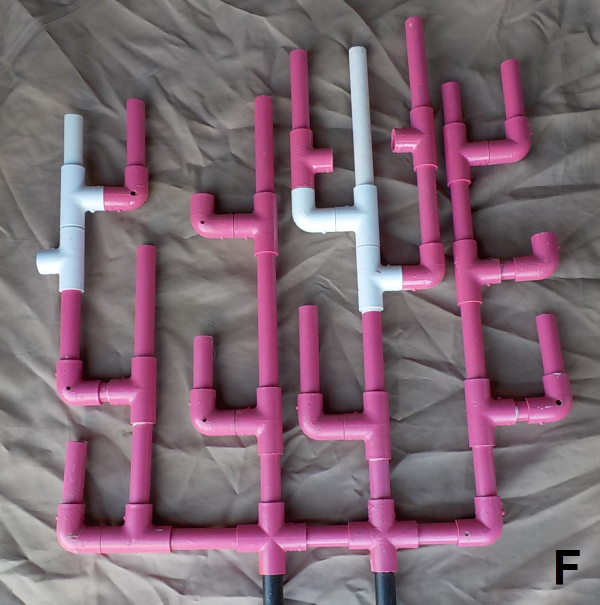
#> input picture scripts/sample/Coral Colony F.png, 1200 x 1209 px (shown at 1/2 size)
$ python eyedropper.py
#> lines starting #> are read from the running program, lines starting #| are printed output that depends on the picture; after the words box and inside, x2 and y2 are one past the last pixel; in counts of white or black regions, pixels touching at a corner belong together
import cv2
import numpy as np

def scale_resizing(img, scale):
    print("Original Dimension: ", img.shape)

    width = int(img.shape[1] * (scale/100))
    height= int(img.shape[0] * (scale/100))
    dim = (width, height)
    resized = cv2.resize(img, dim, interpolation=cv2.INTER_AREA)

    print("Resized Dimension: ", resized.shape)
    return resized

def cb_nothing(x):
    # print(x)
    pass

def extend_range(value, is_type_hue, upper_or_lower, tolerance):
    # https://github.com/alieldinayman/HSV-Color-Picker/blob/master/HSV%20Color%20Picker.py
    # https://stackoverflow.com/questions/10948589/choosing-the-correct-upper-and-lower-hsv-boundaries-for-color-detection-withcv

    """ Assign ranges based on hsv type and whether the range is upper or lower, with hardcoded tolerance value
        Still having trouble finding appropriate tolerance value for real underwater image """

    if is_type_hue == 1:
        # set the boundary for hue (0-180)°
        boundary = 180
    else:
        # set the boundary for saturation and value (0-255)
        boundary = 255

    if upper_or_lower == 'u':
        if(value + tolerance > boundary):
            value = boundary
        else:
            value = value + tolerance

    elif upper_or_lower == 'l':
        if (value - tolerance < 0):
            value = 0
        else:
            value = value - tolerance

    return value

def click_event(event, x, y, flags, param):
    # https://docs.opencv.org/master/db/d5b/tutorial_py_mouse_handling.html
    """ Left click on image in hsv window to inspect a pixel once
        Right click to inspect pixels as you move cursor """
    global adjusting, px_x, px_y

    img = param

    if event==cv2.EVENT_RBUTTONDOWN:
        adjusting = not adjusting

    elif event==cv2.EVENT_LBUTTONDOWN or (event==cv2.EVENT_MOUSEMOVE and adjusting==True):
        px_x, px_y = x, y
        hsv_val = img[y,x]
        print("Actual HSV Values:", hsv_val)
        pass

def generate_mask(img, x, y):
    hsv_val = img[y,x]
    # print("Actual HSV Values:", hsv_val)
    hue = int(hsv_val[0])
    sat = int(hsv_val[1])
    val = int(hsv_val[2])

    # [7 lines of commented-out code are left out]

    HUE_TOLERANCE = cv2.getTrackbarPos("hue_track", "Trackbar_Window")
    SAT_TOLERANCE = cv2.getTrackbarPos("sat_track", "Trackbar_Window")
    VAL_TOLERANCE = cv2.getTrackbarPos("val_track", "Trackbar_Window")

    hue_upper = extend_range(hue, 1, 'u', HUE_TOLERANCE)
    hue_lower = extend_range(hue, 1, 'l', HUE_TOLERANCE)
    sat_upper = extend_range(sat, 0, 'u', SAT_TOLERANCE)
    sat_lower = extend_range(sat, 0, 'l', SAT_TOLERANCE)
    val_upper = extend_range(val, 0, 'u', VAL_TOLERANCE)
    val_lower = extend_range(val, 0, 'l', VAL_TOLERANCE)

    upper =  np.array([hue_upper, sat_upper, val_upper])
    lower =  np.array([hue_lower, sat_lower, val_lower])
    print(lower, upper, '\n')

    return cv2.inRange(img,lower,upper)


if __name__ == "__main__":
    """ Still struggling finding good mask for underwater image i.e. IMAGES[4] """

    cor_arr  = ['coral-colony-test-1_51268948073_o.jpg','coral-colony-test-2_51268762126_o.jpg','coral-colony-test-3_51269790240_o.jpg','Coral Colony F.png']
    reef_arr = ['coral-reef-test-1_51269493399_o.jpg', 'coral-reef-test-2_51269790145_o.jpg', 'coral-reef-test-3_51269493259_o.jpg', 'coral-reef-test-4_51269790075_o.jpg']
    src = cv2.imread("../sample/" + cor_arr[3])
#> src is the input picture: shape (1209, 1200, 3); mean B, G, R 114.1, 102.2, 125.4
    ratio = 0.30
    src = cv2.resize(src, ( int(src.shape[1]*ratio), int(src.shape[0]*ratio) ), interpolation=cv2.INTER_AREA)
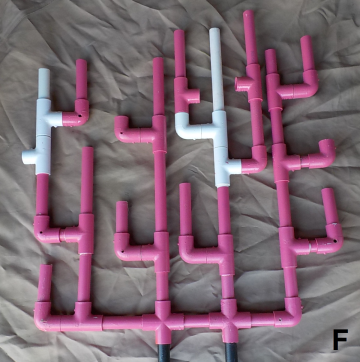
#> src: shape (362, 360, 3); mean B, G, R 114.1, 102.2, 125.4
    cv2.imshow("src", src)

    # https://stackoverflow.com/questions/10948589/choosing-the-correct-upper-and-lower-hsv-boundaries-for-color-detection-withcv
    # H: 0-179, S: 0-255, V: 0-255
    hsv = cv2.cvtColor(src, cv2.COLOR_BGR2HSV)
#> hsv: shape (362, 360, 3); mean H, S, V 111.3, 47.3, 127
    # hsv = src
    cv2.imshow("hsv", hsv)

    # cv2.namedWindow("Pixel Preview in HSV")
    # cv2.resizeWindow("Pixel Preview in HSV", 300, 300)

    cv2.namedWindow("Trackbar_Window", cv2.WINDOW_NORMAL)
    cv2.createTrackbar("hue_track", "Trackbar_Window", 15, 180//2, cb_nothing)
    cv2.createTrackbar("sat_track", "Trackbar_Window", 40, 255//2, cb_nothing)
    cv2.createTrackbar("val_track", "Trackbar_Window", 30, 255//2, cb_nothing)

    """ Initializing global variables to be used in pink and white mask generation """
    adjusting = False # true if right clicked
    px_x, px_y = 0, 0

    """ Generate pink mask """
    print("Working on pink mask...")
    while (True):
        cv2.setMouseCallback('hsv', click_event, hsv)
        pink_mask = generate_mask(hsv, px_x, px_y)
#> in generate_mask, `hsv_val = img[y,x]`: hsv_val = [26, 16, 111]
#> in generate_mask, `hue = int(hsv_val[0])`: hue = 26
#> in generate_mask, `sat = int(hsv_val[1])`: sat = 16
#> in generate_mask, `val = int(hsv_val[2])`: val = 111
#> in extend_range, `value = value + tolerance`: value = 41
#> in generate_mask, `hue_lower = extend_range(hue, 1, 'l', HUE_TOLERANCE)`: hue_lower = 11
#> in generate_mask, `sat_upper = extend_range(sat, 0, 'u', SAT_TOLERANCE)`: sat_upper = 56
#> in generate_mask, `sat_lower = extend_range(sat, 0, 'l', SAT_TOLERANCE)`: sat_lower = 0
#> in generate_mask, `val_upper = extend_range(val, 0, 'u', VAL_TOLERANCE)`: val_upper = 141
#> in generate_mask, `val_lower = extend_range(val, 0, 'l', VAL_TOLERANCE)`: val_lower = 81
#> in generate_mask, `upper =  np.array([hue_upper, sat_upper, val_upper])`: upper = [41, 56, 141]
#> in generate_mask, `lower =  np.array([hue_lower, sat_lower, val_lower])`: lower = [11, 0, 81]
#| [11  0 81] [ 41  56 141]
#> in generate_mask, `return cv2.inRange(img,lower,upper)`:
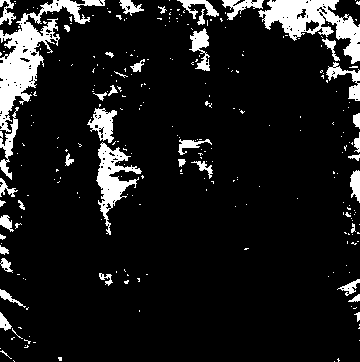
#> returned value: shape (362, 360); 10.5% white; 277 white regions (235 under 20 px), largest, box (x1, y1, x2, y2) and area: (0, 0, 105, 132) 3569, (258, 0, 360, 64) 2656, (96, 142, 142, 235) 1465
        cv2.imshow("pink_mask", pink_mask)
        cv2.imshow("masked", cv2.bitwise_and(src, src, mask=pink_mask))
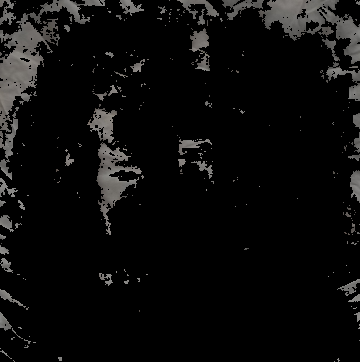
#> window 'masked': shape (362, 360, 3); mean B, G, R 11.3, 11.6, 11.8
        if cv2.waitKey(1) == 27:
#> (key Esc is pressed here)
            break
        elif cv2.waitKey(1) == ord('s'):
            print("saving pink mask")
            cv2.imwrite("eyedrop_pink_mask.jpg", pink_mask)
            break
    cv2.destroyWindow("pink_mask")

    """ Generate white mask """
    print("Working on white mask...")
    while (True):
        cv2.setMouseCallback('hsv', click_event, hsv)
        white_mask = generate_mask(hsv, px_x, px_y)
#| [11  0 81] [ 41  56 141]
        cv2.imshow("white_mask", white_mask)
        cv2.imshow("masked", cv2.bitwise_and(src, src, mask=white_mask))
        if cv2.waitKey(1) == 27:
#> (key Esc is pressed here)
            break
        elif cv2.waitKey(1) == ord('s'):
            print("saving white mask")
            cv2.imwrite("eyedrop_white_mask.jpg", white_mask)
            break
    cv2.destroyWindow("white_mask")

    if pink_mask is None or white_mask is None:
        exit("ERROR: mask empty")
    pw_mask = cv2.bitwise_or(pink_mask, white_mask)
    cv2.imshow("combined_mask", pw_mask)

    if cv2.waitKey(0) == ord('m'):
#> (key Esc is pressed here)
        print("saving to coral_mask.jpg")
        cv2.imwrite("reference_coral_mask.jpg", pw_mask)
    elif cv2.waitKey(0) == ord('s'):
#> (key Esc is pressed here)
        print("saving coral after mask as masked_perfect_coral.jpg")
        cv2.imwrite("masked_perfect_coral.jpg", cv2.bitwise_and(src,src,mask=pw_mask))
    # print(pw_mask.shape)
    cv2.destroyAllWindows()

$ run again, with scripts/sample/photomosaic-test-1b_51269493179_o.png copied over scripts/sample/Coral Colony F.png
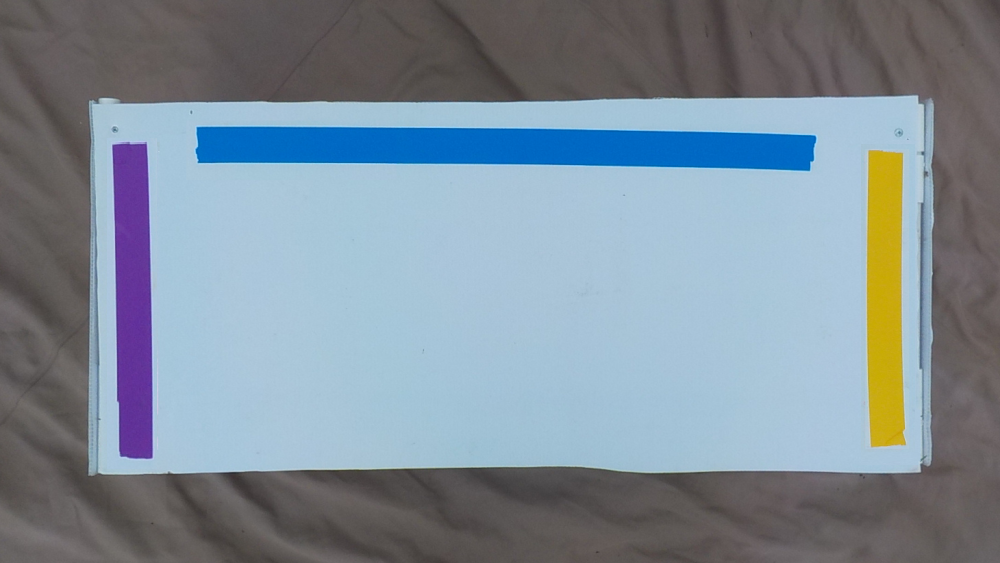
#> input picture scripts/sample/photomosaic-test-1b_51269493179_o.png, 1000 x 563 px
#> src is the input picture: shape (563, 1000, 3); mean B, G, R 152.3, 140.9, 127.1
#> src: shape (168, 300, 3)
#> hsv: shape (168, 300, 3); mean H, S, V 73.9, 54, 158.9
#> hsv_val = [10, 24, 96]
#> hue = 10
#> sat = 24
#> val = 96
#> in extend_range, `value = value + tolerance`: value = 25
#> hue_lower = 0
#> sat_upper = 64
#> sat_lower = 0
#> val_upper = 126
#> val_lower = 66
#> upper = [25, 64, 126]
#> lower = [0, 0, 66]
#| [ 0  0 66] [ 25  64 126]
#> in generate_mask, `return cv2.inRange(img,lower,upper)`:
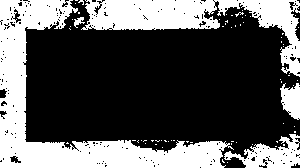
#> returned value: shape (168, 300); 34.9% white; 68 white regions (63 under 20 px), largest, box (x1, y1, x2, y2) and area: (0, 0, 234, 168) 9961, (81, 0, 300, 77) 5627, (224, 134, 300, 168) 1278, (280, 83, 300, 120) 515, (74, 17, 85, 28) 60
#> `cv2.imshow("masked", cv2.bitwise_and(src, src, mask=pink_mask))`:
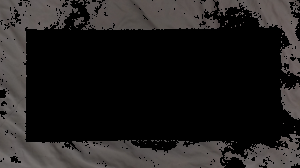
#> window 'masked': shape (168, 300, 3); mean B, G, R 29.8, 30.4, 32.6
#| [ 0  0 66] [ 25  64 126]

$ run again, with scripts/sample/photomosaic-test-1c_51268761941_o.png copied over scripts/sample/Coral Colony F.png
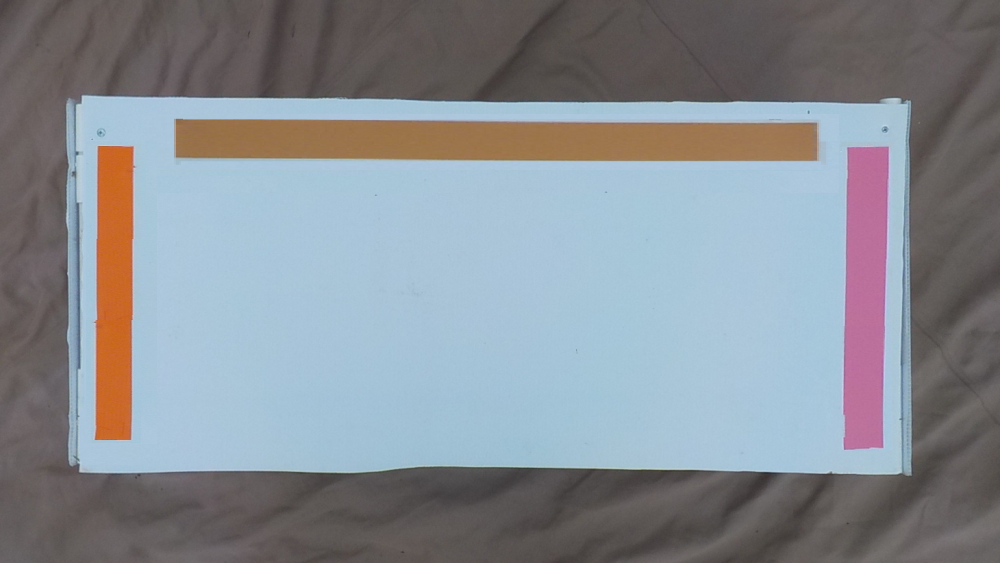
#> input picture scripts/sample/photomosaic-test-1c_51268761941_o.png, 1000 x 563 px
#> src is the input picture: shape (563, 1000, 3); mean B, G, R 147.3, 140.6, 135
#> src: shape (168, 300, 3)
#> hsv: shape (168, 300, 3); mean H, S, V 70.6, 47, 157.3
#> hsv_val = [176, 26, 78]
#> hue = 176
#> sat = 26
#> val = 78
#> hue_upper = 180
#> hue_lower = 161
#> sat_upper = 66
#> sat_lower = 0
#> val_upper = 108
#> val_lower = 48
#> upper = [180, 66, 108]
#> lower = [161, 0, 48]
#| [161   0  48] [180  66 108]
#> in generate_mask, `return cv2.inRange(img,lower,upper)`:
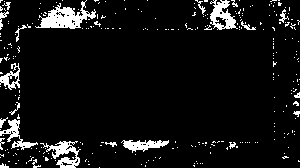
#> returned value: shape (168, 300); 7.4% white; 282 white regions (260 under 20 px), largest, box (x1, y1, x2, y2) and area: (35, 0, 96, 29) 784, (40, 141, 81, 168) 458, (210, 0, 238, 30) 444
#> `cv2.imshow("masked", cv2.bitwise_and(src, src, mask=pink_mask))`:
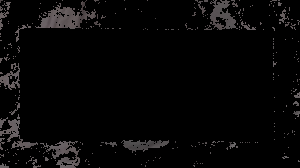
#> window 'masked': shape (168, 300, 3); mean B, G, R 6.6, 6.5, 7.1
#| [161   0  48] [180  66 108]
